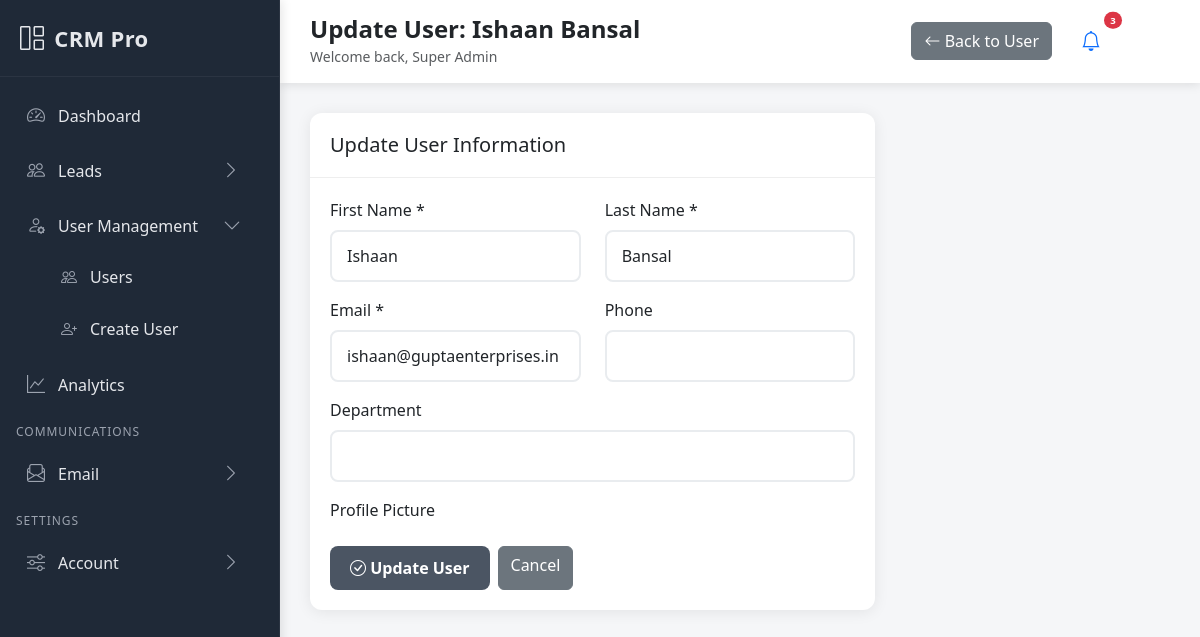
Screenshot of /accounts/users/28/update/ (signed in) with the database file from the repository.
### accounts/models.py (models this page shows, shortened)
class CustomUser(AbstractUser):
    ROLE_CHOICES = [
        ('superadmin', 'Super Admin'),
        ('admin', 'Admin'),
        ('sales_manager', 'Sales Manager'),
        ('sales_rep', 'Sales Rep'),
        ('marketing', 'Marketing'),
    ]
    email = models.EmailField(unique=True)
    phone = models.CharField(max_length=15, blank=True, null=True)
    role = models.CharField(max_length=20, choices=ROLE_CHOICES, default='sales_rep')
    department = models.CharField(max_length=100, blank=True, null=True)
    profile_picture = models.ImageField(upload_to='profiles/', blank=True, null=True)
    is_active = models.BooleanField(default=True)
    date_joined = models.DateTimeField(auto_now_add=True)
    USERNAME_FIELD = 'username'
    REQUIRED_FIELDS = ['email', 'first_name', 'last_name']

### accounts/views.py (the view, shortened to what this page needs)
# urls.py: path('users/<int:pk>/update/', views.UserUpdateView.as_view(), name='user_update'),
class UserUpdateView(LoginRequiredMixin, UserPassesTestMixin, UpdateView):
    model = CustomUser
    fields = ['first_name', 'last_name', 'email', 'phone', 'role', 'department', 'is_active']
    template_name = 'accounts/user_update.html'
    success_url = reverse_lazy('accounts:user_list')
    def test_func(self):
        return is_admin_or_superuser(self.request.user)
    def get_form(self, form_class=None):
        form = super().get_form(form_class)
        for field_name, field in form.fields.items():
            field.widget.attrs['class'] = 'form-control'
        return form

### accounts/views.py (called while the page is built)
def is_admin_or_superuser(user):
    return user.is_authenticated and (user.role in ['admin', 'superadmin'] or user.is_superuser)

### templates/accounts/user_update.html (shortened to what this page needs)
{% extends 'base.html' %}
{% block page_title %}Update User: {{ object.get_full_name }}{% endblock %}
{% block page_actions %}
<a href="{% url 'accounts:user_detail' object.pk %}" class="btn btn-secondary">
    <i class="bi bi-arrow-left"></i> Back to User
</a>
{% endblock %}
{% block content %}
<div class="row">
    <div class="col-lg-8">
        <div class="card">
            <div class="card-header">
                <h5 class="mb-0">Update User Information</h5>
            </div>
            <div class="card-body">
                <form method="post">
                    <div class="row">
                        <div class="col-md-6">
                            <div class="mb-3">
                                <label for="{{ form.first_name.id_for_label }}" class="form-label">First Name *</label>
                                {{ form.first_name }}
                            </div>
                        </div>
                        <div class="col-md-6">
                            <div class="mb-3">
                                <label for="{{ form.last_name.id_for_label }}" class="form-label">Last Name *</label>
                                {{ form.last_name }}
                            </div>
                        </div>
                    </div>
                    <div class="row">
                        <div class="col-md-6">
                            <div class="mb-3">
                                <label for="{{ form.email.id_for_label }}" class="form-label">Email *</label>
                                {{ form.email }}
                            </div>
                        </div>
                        <div class="col-md-6">
                            <div class="mb-3">
                                <label for="{{ form.phone.id_for_label }}" class="form-label">Phone</label>
                                {{ form.phone }}
                            </div>
                        </div>
                    </div>
                    <div class="mb-3">
                        <label for="{{ form.department.id_for_label }}" class="form-label">Department</label>
                        {{ form.department }}
                    </div>
                    <div class="mb-3">
                        <label for="{{ form.profile_picture.id_for_label }}" class="form-label">Profile Picture</label>
                    </div>
                    <div class="d-flex gap-2">
                        <button type="submit" class="btn btn-primary">
                            <i class="bi bi-check-circle"></i> Update User
                        </button>
                        <a href="{% url 'accounts:user_detail' object.pk %}" class="btn btn-secondary">Cancel</a>
                    </div>
                </form>
            </div>
        </div>
    </div>
</div>
{% endblock %}

### templates/base.html (shortened to what this page needs)
<!DOCTYPE html>
<html lang="en">
<head>
    <link href="https://cdn.jsdelivr.net/npm/bootstrap@5.3.0/dist/css/bootstrap.min.css" rel="stylesheet">
    <link href="https://cdn.jsdelivr.net/npm/bootstrap-icons@1.10.0/font/bootstrap-icons.css" rel="stylesheet">
</head>
<body>
    <nav class="sidebar" id="sidebar">
        <div class="sidebar-header">
            <a href="{% url 'dashboard:home' %}" class="sidebar-brand">
                <i class="bi bi-grid-1x2"></i>
                <span>CRM Pro</span>
            </a>
        </div>
        <ul class="nav flex-column sidebar-nav">
            <li class="nav-item">
                <a class="nav-link {% if request.resolver_match.url_name == 'home' %}active{% endif %}" href="{% url 'dashboard:home' %}">
                    <i class="bi bi-speedometer2"></i>
                    <span>Dashboard</span>
                </a>
            </li>
            <li class="nav-item">
                <a class="nav-link" data-bs-toggle="collapse" href="#menu-leads" role="button" aria-expanded="{% if request.resolver_match.app_name == 'leads' %}true{% else %}false{% endif %}" aria-controls="menu-leads">
                    <i class="bi bi-people"></i>
                    <span>Leads</span>
                    <i class="bi bi-chevron-right chevron"></i>
                </a>
            </li>
            {% if user.role == 'admin' or user.role == 'superadmin' %}
            <li class="nav-item">
                <a class="nav-link" data-bs-toggle="collapse" href="#menu-users" role="button" aria-expanded="{% if request.resolver_match.app_name == 'accounts' and 'user' in request.path %}true{% else %}false{% endif %}" aria-controls="menu-users">
                    <i class="bi bi-person-gear"></i>
                    <span>User Management</span>
                    <i class="bi bi-chevron-right chevron"></i>
                </a>
                <ul class="nav flex-column collapse submenu {% if request.resolver_match.app_name == 'accounts' and 'user' in request.path %}show{% endif %}" id="menu-users">
                    <li class="nav-item">
                        <a class="nav-link {% if request.resolver_match.url_name == 'user_list' %}active{% endif %}" href="{% url 'accounts:user_list' %}">
                            <i class="bi bi-people"></i>
                            <span>Users</span>
                        </a>
                    </li>
                    <li class="nav-item">
                        <a class="nav-link {% if request.resolver_match.url_name == 'user_create' %}active{% endif %}" href="{% url 'accounts:user_create' %}">
                            <i class="bi bi-person-plus"></i>
                            <span>Create User</span>
                        </a>
                    </li>
                </ul>
            </li>
            {% endif %}
            <li class="nav-item">
                <a class="nav-link {% if request.resolver_match.url_name == 'analytics' and request.resolver_match.app_name == 'dashboard' %}active{% endif %}" href="{% url 'dashboard:analytics' %}">
                    <i class="bi bi-graph-up"></i>
                    <span>Analytics</span>
                </a>
            </li>
            <li class="menu-section">Communications</li>
            <li class="nav-item">
                <a class="nav-link" data-bs-toggle="collapse" href="#menu-comm" role="button" aria-expanded="{% if request.resolver_match.app_name == 'communications' %}true{% else %}false{% endif %}" aria-controls="menu-comm">
                    <i class="bi bi-envelope-paper"></i>
                    <span>Email</span>
                    <i class="bi bi-chevron-right chevron"></i>
                </a>
            </li>
            <li class="menu-section">Settings</li>
            <li class="nav-item">
                <a class="nav-link" data-bs-toggle="collapse" href="#menu-settings" role="button" aria-expanded="false" aria-controls="menu-settings">
                    <i class="bi bi-sliders"></i>
                    <span>Account</span>
                    <i class="bi bi-chevron-right chevron"></i>
                </a>
            </li>
        </ul>
    </nav>
    <div class="main-content">
        <div class="topbar">
            <div class="d-flex justify-content-between align-items-center">
                <div class="page-header">
                    <h4 class="mb-0 fw-bold">{% block page_title %}Dashboard{% endblock %}</h4>
                    <small class="text-muted">{% block page_subtitle %}Welcome back, {{ user.get_full_name }}{% endblock %}</small>
                </div>
                <div class="d-flex align-items-center gap-3">
                    <div class="page-actions">
                        {% block page_actions %}{% endblock %}
                    </div>
                    <div class="dropdown">
                        <button class="btn btn-link position-relative" data-bs-toggle="dropdown">
                            <i class="bi bi-bell fs-5"></i>
                            <span class="position-absolute top-0 start-100 translate-middle badge rounded-pill bg-danger" style="font-size: 0.6em;">
                                3
                            </span>
                        </button>
                    </div>
                    <div class="dropdown user-menu">
                        <div class="user-avatar" data-bs-toggle="dropdown">
                        </div>
                    </div>
                </div>
            </div>
        </div>
        <div class="content-area">
            <div class="page-content fade-in">
                {% block content %}{% endblock %}
            </div>
        </div>
    </div>
</body>
</html>

### templates/base.html (style rules this page uses)
:root { --sidebar-width: 280px; --sidebar-bg: #1f2937; --sidebar-bg-hover: #374151; --sidebar-border: #2b3442; --sidebar-text: #e5e7eb; --sidebar-text-dim: #9ca3af; --accent: #9ca3af; }
body { font-family: 'Segoe UI', Tahoma, Geneva, Verdana, sans-serif; background-color: #f5f6f8; }
.sidebar { min-height: 100vh; height: 100vh; width: var(--sidebar-width); background: var(--sidebar-bg); position: fixed; top: 0; left: 0; z-index: 1000; transition: all 0.3s ease; box-shadow: 2px 0 10px rgba(0,0,0,0.1); border-right: 1px solid var(--sidebar-border); overflow-y: auto; overflow-x: hidden; display: flex; flex-direction: column; -webkit-overflow-scrolling: touch; overscroll-behavior: contain; }
.sidebar-header { padding: 20px; border-bottom: 1px solid var(--sidebar-border); position: sticky; top: 0; background: var(--sidebar-bg); }
.sidebar-brand { color: var(--sidebar-text); text-decoration: none; font-size: 22px; font-weight: 700; display: flex; align-items: center; letter-spacing: 0.3px; }
.sidebar-brand i { margin-right: 10px; font-size: 24px; }
.sidebar-nav { padding: 12px 0; flex: 1; }
.nav-item { margin-bottom: 2px; }
.nav-link { color: var(--sidebar-text); padding: 11px 16px; border-radius: 8px; display: flex; align-items: center; transition: background-color 0.2s ease, color 0.2s ease; text-decoration: none; position: relative; margin: 2px 10px; }
.nav-link .chevron { margin-left: auto; transition: transform 0.2s ease; color: var(--sidebar-text-dim); }
.nav-link[aria-expanded="true"] .chevron { transform: rotate(90deg); }
.nav-link i { margin-right: 12px; font-size: 18px; width: 20px; text-align: center; color: var(--sidebar-text-dim); }
.menu-section { padding: 10px 16px 6px; color: var(--sidebar-text-dim); font-size: 12px; text-transform: uppercase; letter-spacing: 0.08em; }
.submenu { padding-left: 8px; }
.submenu .nav-link { padding-left: 42px; margin: 2px 10px; }
.submenu .nav-link i { width: 18px; font-size: 16px; }
.main-content { margin-left: var(--sidebar-width); min-height: 100vh; transition: margin-left 0.3s ease; }
.topbar { background: white; box-shadow: 0 2px 10px rgba(0,0,0,0.1); padding: 15px 30px; position: sticky; top: 0; z-index: 999; }
.content-area { padding: 30px; }
.card { border: none; box-shadow: 0 2px 15px rgba(0,0,0,0.08); border-radius: 12px; transition: all 0.3s ease; }
.card-header { background: transparent; border-bottom: 1px solid #eee; padding: 20px; font-weight: 600; }
.card-body { padding: 20px; }
.btn-primary { background: #4b5563; border: none; border-radius: 8px; padding: 10px 20px; font-weight: 600; transition: all 0.3s ease; }
.form-control { border-radius: 8px; border: 2px solid #e9ecef; padding: 12px 15px; transition: all 0.3s ease; }
.fade-in { animation: fadeIn 0.5s ease-out; }
.user-menu { position: relative; }
.user-avatar { width: 40px; height: 40px; border-radius: 50%; background: var(--primary-gradient); color: white; display: flex; align-items: center; justify-content: center; font-weight: 600; cursor: pointer; transition: all 0.3s ease; }

### rows the page displays
CustomUser: get_full_name "Ishaan Bansal", first_name "Ishaan", last_name "Bansal", email "ishaan@guptaenterprises.in"
CustomUser: get_full_name "Super Admin"
